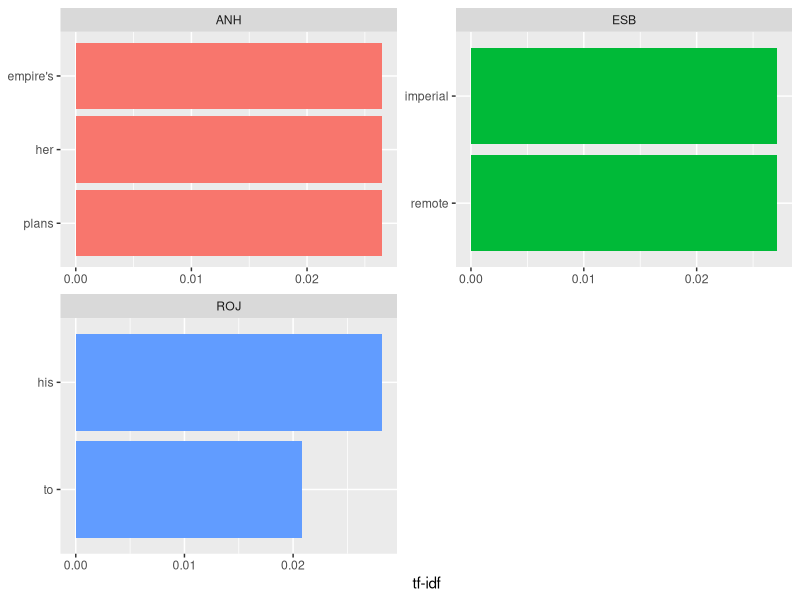

Recreate this plot in R.
require(tidyverse)
require(tidytext)


# I want a function to shorten the sequence I use to calculate a Term Frequency-Inverse Document Frequency
# Which is a step I use a lot. 
# And as the great coders say - if you've written the same code 3 times, write a function for it. 

# Updated function 07/07/2018
# Allows for immediate work on a unnested dataset
# Total n bit messed up right now - need to fix

lazytf <- function (data, word = "word", grouping_factor) {
  qgv <- enquo (grouping_factor)
  word <- enquo (word)
  data %>%
    group_by(!!qgv) %>%
    count (!!qgv, !!word, sort = TRUE) %>%
    ungroup() %>%
    mutate (total = sum(n)) %>%
    bind_tf_idf (., !!word, !!qgv, n)
 
}





# Sample Data

starwars1 <- tibble (film = c("ANH", "ESB", "ROJ"),
                    text = c("It is a period of civil war. Rebel spaceships, striking from a hidden base, have won their first victory against the evil Galactic Empire. During the battle, Rebel spies managed to steal secret plans to the Empire's ultimate weapon, the DEATH STAR, an armored space station with enough power to destroy an entire planet. Pursued by the Empire's sinister agents, Princess Leia races home aboard her starship, custodian of the stolen plans that can save her people and restore freedom to the galaxy.....",
                             "It is a dark time for the Rebellion. Although the Death Star has been destroyed, Imperial troops have driven the Rebel forces from their hidden base and pursued them across the galaxy. Evading the dreaded Imperial Starfleet, a group of freedom fighters led by Luke Skywalker has established a new secret base on the remote ice world of Hoth. The evil lord Darth Vader, obsessed with finding young Skywalker, has dispatched thousands of remote probes into the far reaches of space....",
                             "Luke Skywalker has returned to his home planet of Tatooine in an attempt to rescue his friend Han Solo from the clutches of the vile gangster Jabba the Hutt. Little does Luke know that the GALACTIC EMPIRE has secretly begun construction on a new armored space station even more powerful than the first dreaded Death Star. When completed, this ultimate weapon will spell certain doom for the small band of rebels struggling to restore freedom to the galaxy...")) %>%
  unnest_tokens(word, text) %>%
  mutate(film = as.factor(film)) %>%
  count(film, word, sort = TRUE) %>%
  ungroup()



# Old workflow to replace:

total_wars <- starwars1 %>%
  group_by(film) %>%
  summarize(total = sum(n))

starwars <- left_join(starwars1, total_wars)

starwars <- starwars %>%
  bind_tf_idf(word, film, n)



# Pretty graphic for funsies - also, note that this set of text is so small 
# we only have 2 words that are unique across the films' opening crawls
starwars %>%
  arrange(desc(tf_idf)) %>%
  mutate(word = factor(word, levels = rev(unique(word)))) %>%
  group_by(film) %>%
  top_n(2) %>%
  ungroup %>%
  ggplot(aes(word, tf_idf, fill = film)) +
  geom_col(show.legend = FALSE) +
  labs (x = NULL, y = "tf-idf") +
  facet_wrap(~film, ncol = 2, scales = "free") +
  coord_flip()





# My original function that gained traction on Twitter:
quick_tf_idf <- function (data, word, grouping_factor) {
  qgv <- enquo(grouping_factor)
  word <- enquo(word)
  step1 <- data %>%
    group_by(!!qgv) %>%
    summarise(total = sum(n))
  step1 <- left_join(data, step1)
  data <- data %>%
    bind_tf_idf (!!word, !!qgv, n)
}

mytest <- quick_tf_idf (starwars1, word, film)
# But I missed out the total n - oops!


# From the lovely Dana Seidel https://twitter.com/dpseidel/status/1014250506594598912
# My only addition is that I added quotation marks around the defaul value for word
# Otherwise tidyeval gets a headache. 
dpseidelquick <- function (data, word = "word", grouping_factor) {
  qgv <- enquo (grouping_factor)
  word <- enquo (word)
  data %>%
    group_by(!!qgv) %>%
    mutate (total = sum(n)) %>%
    bind_tf_idf (., !!word, !!qgv, n)
  
}

seideltest <- dpseidelquick(starwars1, grouping_factor = film)

# And seideltest looks identical to starwars to me!
# rstats Twitter is cool :D
